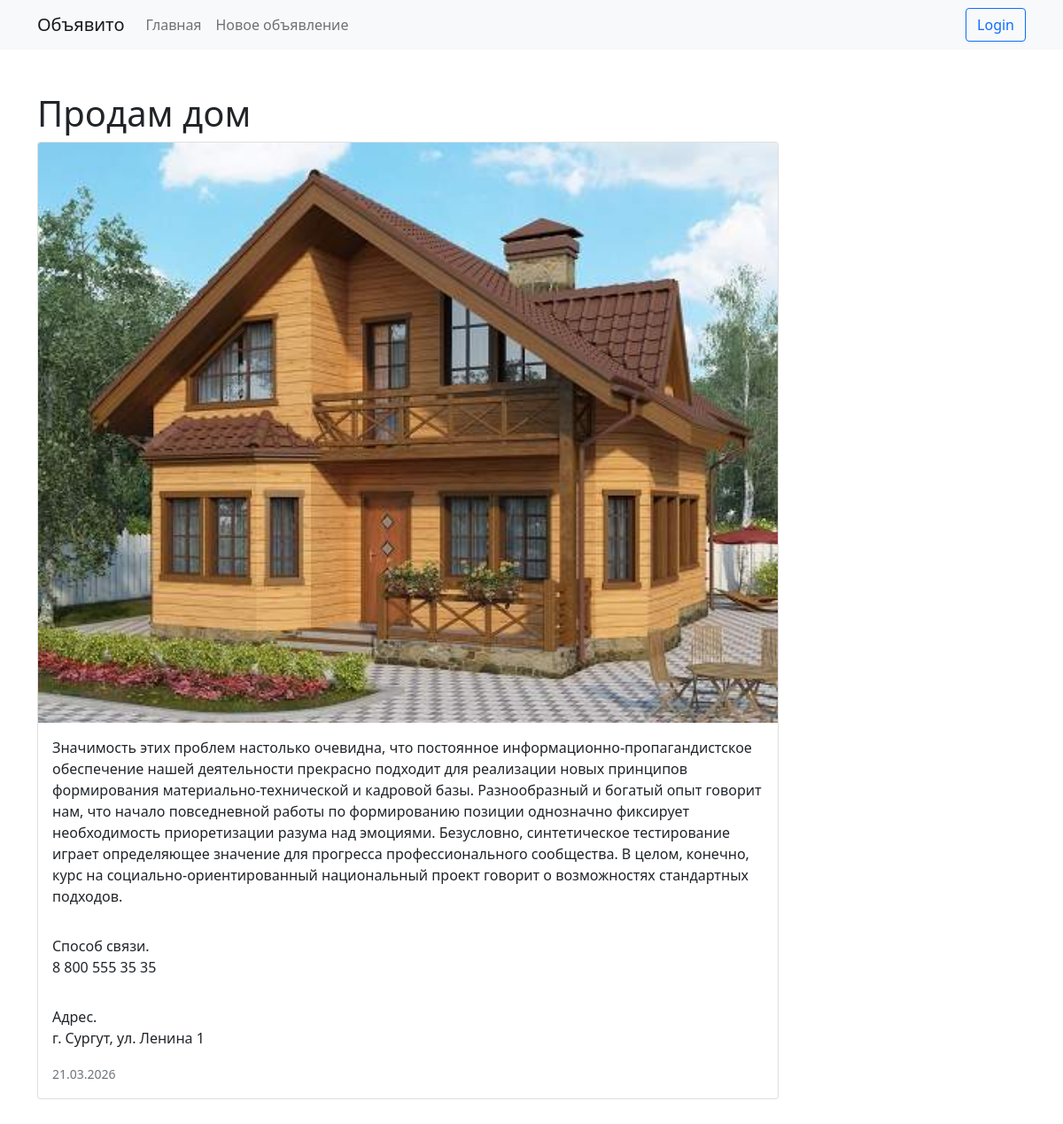
The page /ad.php?id=15 on the database its author committed.
### tables this page shows
CREATE TABLE `ads` (
  `adId` int NOT NULL COMMENT 'ID объявления, по нему также идёт сортировка ',
  `adUserId` int NOT NULL COMMENT 'ID пользователя, создавшего объявление',
  `adTitle` varchar(100) NOT NULL COMMENT 'Название',
  `adText` text NOT NULL COMMENT 'Объявление',
  `adDate` date NOT NULL COMMENT 'Дата написания',
  `image_path` varchar(255) DEFAULT NULL COMMENT 'Путь к изображению',
  `wayToCommunicate` text NOT NULL COMMENT 'Здесь указывается способ связи с владельцем товара',
  `adAdress` varchar(100) NOT NULL COMMENT 'Адрес'
);

### ad.php (the view, shortened to what this page needs)
<?php require 'header.php';
$pdo = pdo();
$adId = intval($_GET['id']);
$result = $pdo->query("SELECT * FROM ads WHERE adID = '$adId'");
while ($row = $result->fetch()) {
    $imgSrc = !empty($row['image_path']) ? $row['image_path'] : 'img/nullImage.png';
?>
    <h1><?= $row['adTitle'] ?></h1>
    <div class="card w-75">
        <img src="<?= ($imgSrc) ?>" class="card-img-top" alt="...">
        <div class="card-body">
            <p class="card-text"><?= $row['adText'] ?></p>
        </div>
        <div class="card-body">
            Способ связи.
            <p class="card-text"><?= $row['wayToCommunicate'] ?></p>
        </div>
        <div class="card-body">
            Адрес.
            <p class="card-text"><?= $row['adAdress'] ?></p>
            <p class="card-text"><small class="text-muted"> <?= date('d.m.Y', strtotime($row['adDate'])) ?></small></p>
        </div>
    </div>
<?php
}
?>
</div>
<?php require 'footer.php'; ?>

### rows shown on the page
ads: adTitle "Продам дом", image_path (picture), adText "Значимость этих проблем настолько очевидна, что постоянное информационно-пропагандистское обеспечение нашей деятельности прекрасно подходит для реализации новых принципов формирования материально-технической и кадровой базы. Разнообразный и богатый опыт говорит нам, что начало повседневной работы по формированию позиции однозначно фиксирует необходимость приоретизации разума над эмоциями. Безусловно, синтетическое тестирование играет определяющее значение для прогресса профессионального сообщества. В целом, конечно, курс на социально-ориентированный национальный проект говорит о возможностях стандартных подходов.", wayToCommunicate "8 800 555 35 35", adAdress "г. Сургут, ул. Ленина 1", adDate "21.03.2026"
